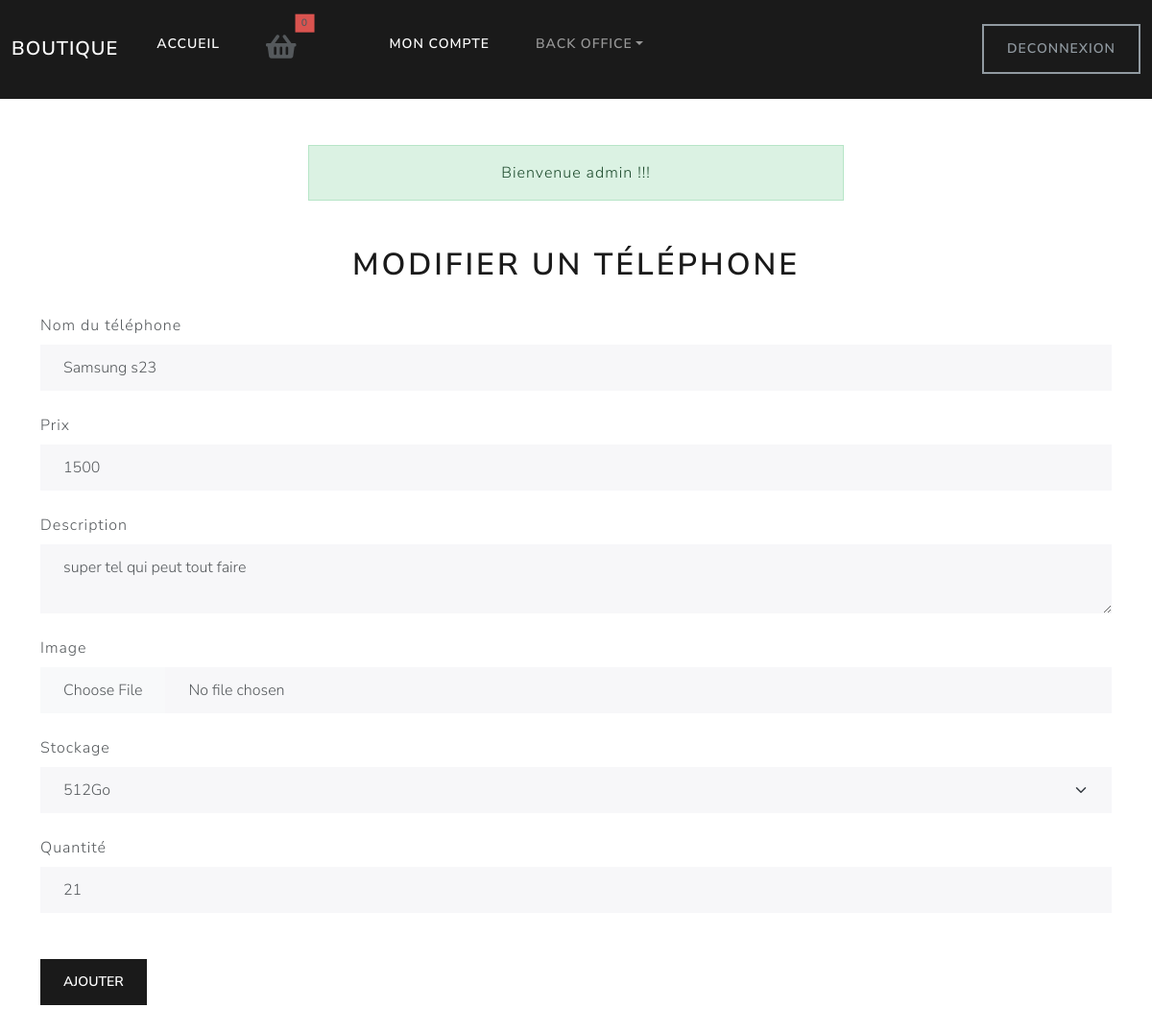
The page /public/index.php/telephone/modifier?id=4 (signed in) on the database as committed earlier.
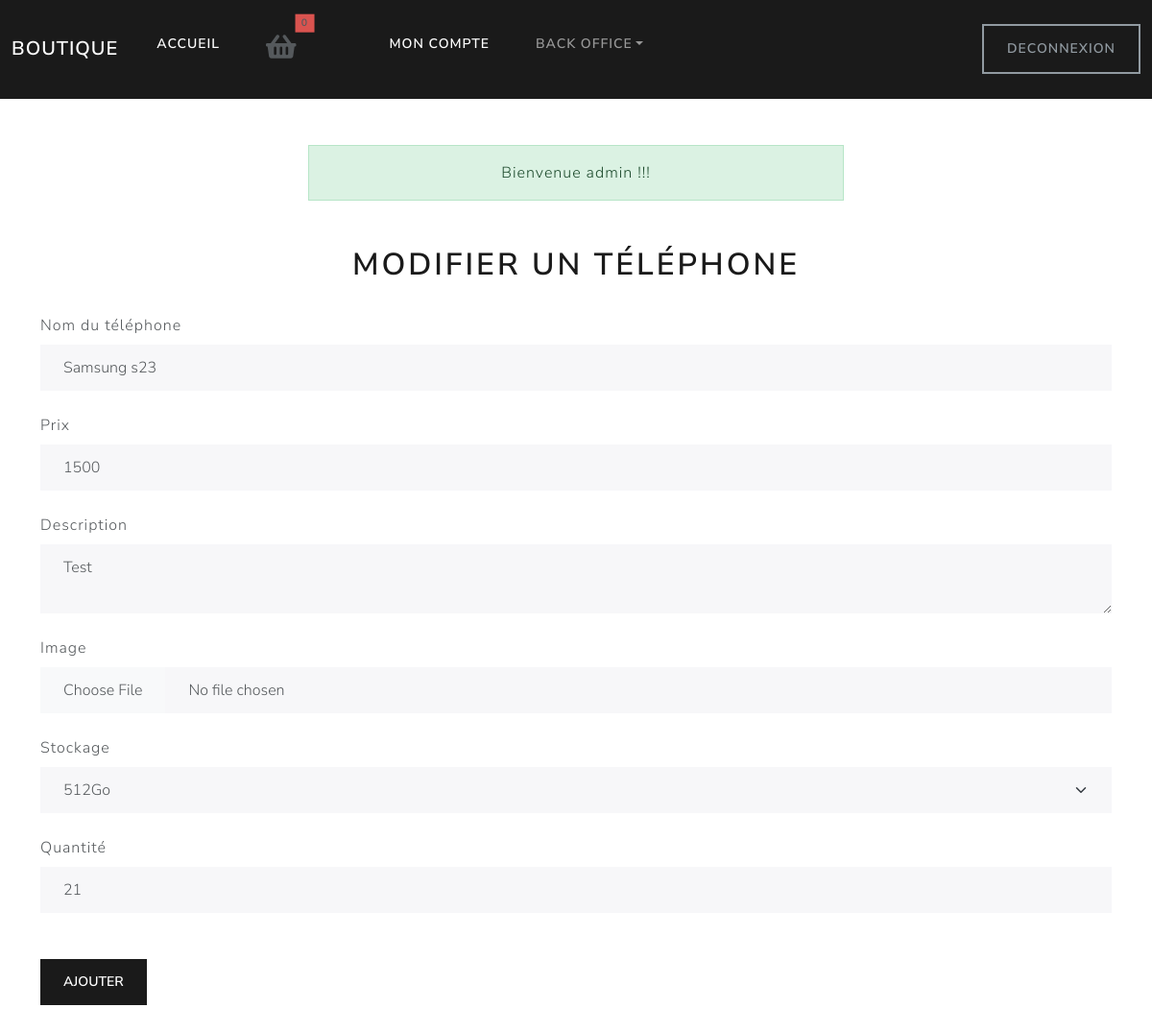
The same page on the database as committed later.
### tables this page shows
CREATE TABLE `telephone` (
  `id` int(11) NOT NULL,
  `nom` varchar(255) NOT NULL,
  `prix` float NOT NULL,
  `stockage` varchar(255) NOT NULL,
  `description` text NOT NULL,
  `quantity` int(11) NOT NULL,
  `image` varchar(255) NOT NULL
);

### src/controllers/TelephoneController.php (called while the page is built, shortened)
<?php
class TelephoneController
{
    public static function modifier()
    {
        if(isset($_GET['id']))
        {
            $telephone = Telephone::findById(['id' => $_GET['id']]);
        }
        include(VIEWS . 'telephone/modifier.php');
    }
}

### config/config.php (called while the page is built, shortened)
<?php
spl_autoload_register(function($class) {
    foreach(['config/', 'src/controllers/', 'src/models/', 'src/service/'] as $folder) {
        $file = '../' . $folder . $class . '.php';
    }
});
$currentUrl = $_SERVER['REQUEST_URI'];
$requestedRoute = '';
$urlExploded = explode('index.php', $currentUrl);
if (count($urlExploded) > 1) {
    $requestedRoute = $urlExploded[1];
    $requestedRoute = explode('?', $requestedRoute)[0];
}
$foundMethod = $routes[$requestedRoute];
$class = $foundMethod[0];
$method = $foundMethod[1];
$class::$method();

### public/index.php (called while the page is built, shortened)
<?php
require_once(__DIR__ . '/../config/params.php');
require_once(__DIR__ . '/../config/config.php');

### config/Db.php (called while the page is built)
<?php
class Db {
    protected static function getDb() {
        try {
            $bdd = new PDO('mysql:host=' . CONFIG['db']['DB_HOST'] . ';dbname=' . CONFIG['db']['DB_NAME'] . ';charset=utf8;port=' . CONFIG['db']['DB_PORT'],
                            CONFIG['db']['DB_USER'],
                            CONFIG['db']['DB_PSWD'],
                            [
                                'ATTR_ERRMODE' => PDO::ERRMODE_EXCEPTION,
            ]);
            return $bdd;
        } catch (Exception $e) {
            var_dump($e);
            die;
        }
    }
    protected static function htmlspecialchars($data)
    {
        foreach ($data as $marqueur=>$valeur){
            $data[$marqueur] = htmlspecialchars($valeur);
        }
        return $data;
    }
}

### src/models/Telephone.php (called while the page is built, shortened)
<?php
class Telephone extends Db
{
    public static function findById(array $id)
    {
        $request="SELECT * FROM telephone WHERE id=:id";
        $response = self::getDb()->prepare($request);
        $response->execute(self::htmlspecialchars($id));
        return $response->fetch(PDO::FETCH_ASSOC);
    }
}

### views/telephone/modifier.php (the view, shortened to what this page needs)
<?php include(VIEWS . '_partials/header.php'); ?>
<div class="container my-5">
<h1 class="text-center">Modifier un téléphone</h1>
<form action="" method="post" enctype="multipart/form-data">
  <fieldset>
    <div class="form-group">
      <label for="nom" class="form-label mt-4">Nom du téléphone</label>
      <input type="text" class="form-control" id="nom" placeholder="Nom du téléphone" name="nom" value="<?= $telephone['nom'] ?? "" ; ?>">
    </div>
    <div class="form-group">
      <label for="prix" class="form-label mt-4">Prix</label>
      <input type="number" class="form-control" id="prix" placeholder="Prix" min="0" step="0.01" name="prix" value="<?= $telephone['prix'] ?? "" ; ?>">
    </div>
    <div class="form-group">
      <label for="description" class="form-label mt-4">Description</label>
      <textarea class="form-control" id="description" name="description"><?= $telephone['description'] ?? "" ; ?></textarea>
    </div>
    <div class="form-group">
      <label for="image_edit" class="form-label mt-4">Image</label>
      <input class="form-control" type="file" id="image_edit" name="image_edit">
    </div>
    <div class="form-group">
      <label for="stockage" class="form-label mt-4">Stockage</label>
      <select class="form-select" id="stockage" name="stockage">
        <option value="512Go" <?= $telephone['stockage'] == "512Go"? 'selected': "" ;?>>512Go</option>
      </select>
    </div>
    <div class="form-group">
      <label for="quantity" class="form-label mt-4">Quantité</label>
      <input type="number" class="form-control" id="quantity" placeholder="Quantité" min="0"  name="quantity" value="<?= $telephone['quantity'] ?? "" ; ?>">
    </div>
    <button type="submit" class="btn btn-primary mt-5">Ajouter</button>
  </fieldset>
</form>
</div>
<?php include(VIEWS . '_partials/footer.php'); ?>

Rows that differ between the two databases and show on the page:
changed telephone "Samsung s23": description "super tel qui peut tout faire" → "Test"
